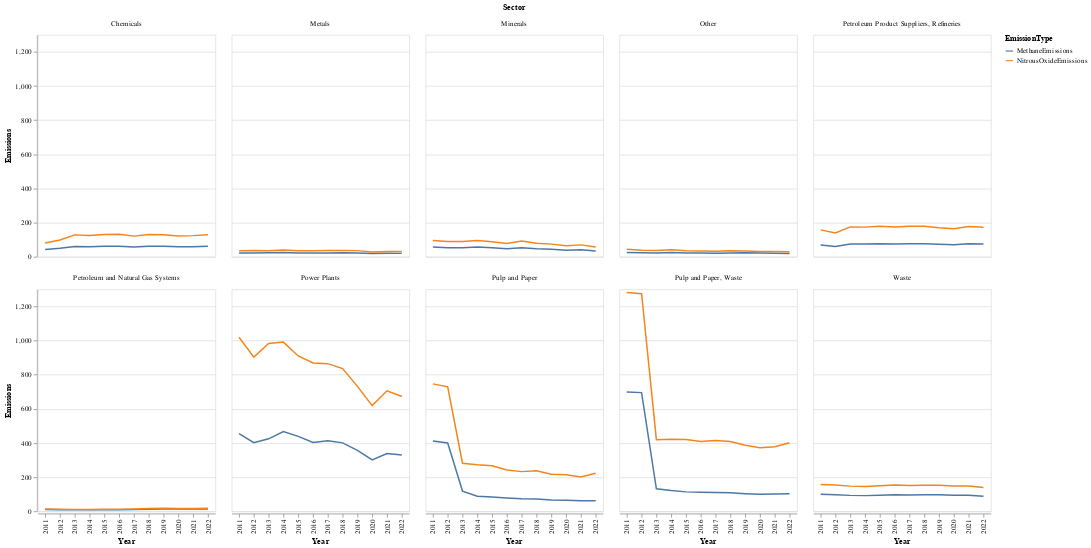

Notebook code cell kept with this figure:
### Code cell
Emissions_BySector = alt.Chart(EmissionsBySector).mark_line().encode(
    x = 'Year:O',
    y = 'Emissions:Q',
    color = 'EmissionType:N',
    facet=alt.Facet(
        'Sector',
        sort=alt.EncodingSortField('sum(Emissions):Q', op='mean', order='descending'),
        columns = 5
    )
)

Emissions_BySector

### Figure 1 — Vega-Lite specification as saved in the notebook (floating-point values rounded to 4 significant figures; data arrays with more than 128 entries replaced by an {"elided": "..."} marker saying what was removed)
{"config": {"view": {"continuousWidth": 400, "continuousHeight": 300}}, "data": {"name": "data-309534266c4d051df131c688b6bb10a0"}, "mark": "line", "encoding": {"color": {"field": "EmissionType", "type": "nominal"}, "facet": {"columns": 5, "field": "Sector", "sort": {"field": "sum(Emissions):Q", "op": "mean", "order": "descending"}, "type": "nominal"}, "x": {"field": "Year", "type": "ordinal"}, "y": {"field": "Emissions", "type": "quantitative"}}, "$schema": "https://vega.github.io/schema/vega-lite/v4.17.0.json", "datasets": {"data-309534266c4d051df131c688b6bb10a0": {"elided": "240 records"}}}
